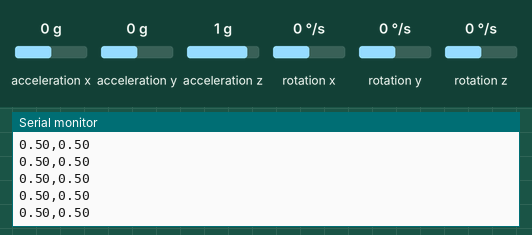
Simulated run of this sketch. Board: Arduino Uno, built with avr-gcc and run on an emulated ATmega328P. Parts: the last lines printed to the serial monitor. Inputs (shaded band) come from the test bench; at power-on: acceleration x 0 g, acceleration y 0 g, acceleration z 1 g, rotation x 0 °/s, rotation y 0 °/s, rotation z 0 °/s.

Above: at 4.7 s.
4.8 s: acceleration x set to -1.4 g
At 4.83 s:
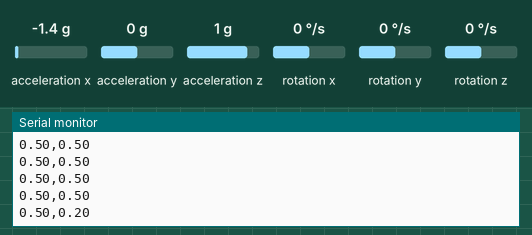
6.3 s: acceleration y set to -1.4 g
At 6.32 s:
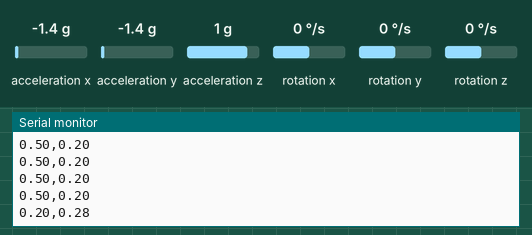
7.8 s: acceleration z set to -1.4 g
At 7.81 s:
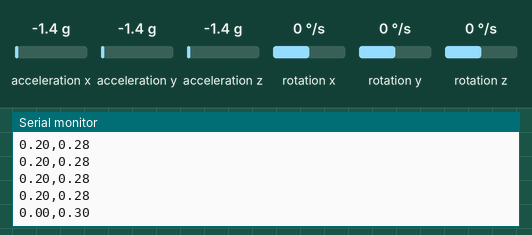
Timing chart, 0 to 10.8 s (numbered marks = the images above; inputs shaded):
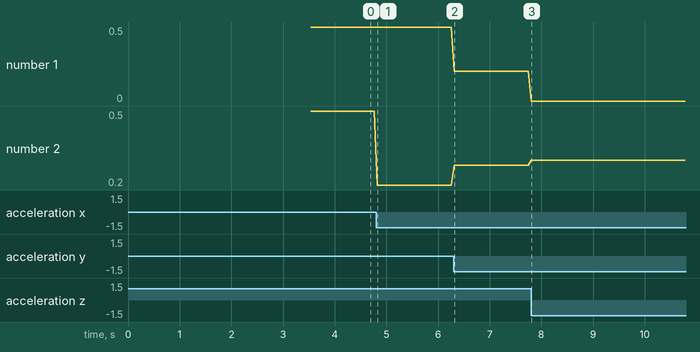

Measured:
- after the input at 4.8 s, the serial monitor: prints a new line at once (image 1)
- after the input at 6.3 s, the serial monitor: prints a new line at once (image 2)
- after the input at 7.8 s, the serial monitor: prints a new line at once (image 3)
- plotted number 1: 0.2 → 0 after the input at 7.8 s
- plotted number 2: 0.5 → 0.2 after the input at 4.8 s, 0.2 → 0.28 after the input at 6.3 s, 0.28 → 0.3 after the input at 7.8 s

The sketch:

Arduino.ino
```cpp
#include <Wire.h>
#include <MPU6050_6Axis_MotionApps20.h>

MPU6050 mpu;

Quaternion q;
VectorFloat gravity;
float ypr[3];
uint8_t fifoBuffer[64];

float pitchOffset = 0;
float rollOffset = 0;

void setup() {
  Serial.begin(9600);
  Wire.begin();

  mpu.initialize();

  if (mpu.dmpInitialize() == 0) {
    mpu.setDMPEnabled(true);
    Serial.println("✅ MPU6050 ready");
  } else {
    Serial.println("Error in DMP initialization");
  }

  delay(3000);

  if (mpu.dmpGetCurrentFIFOPacket(fifoBuffer)) {
    mpu.dmpGetQuaternion(&q, fifoBuffer);
    mpu.dmpGetGravity(&gravity, &q);
    mpu.dmpGetYawPitchRoll(ypr, &q, &gravity);

    pitchOffset = ypr[1] * 180 / M_PI;
    rollOffset = ypr[2] * 180 / M_PI;

    Serial.println("✅ Initial offset recorded");
  }
}

void loop() {
  // 1) Check if there is a FIFO overflow and, if so, reset it
  int status = mpu.getIntStatus();
  if (status & 0x10) {
    mpu.resetFIFO();  // empty the internal buffer
    Serial.println(F("⚠️ FIFO overflow – buffer resettato"));
    delay(50);
    return;
  }

  while (mpu.dmpGetCurrentFIFOPacket(fifoBuffer)) {
    mpu.dmpGetQuaternion(&q, fifoBuffer);
    mpu.dmpGetGravity(&gravity, &q);
    mpu.dmpGetYawPitchRoll(ypr, &q, &gravity);

    float pitch = (ypr[1] * 180 / M_PI) - pitchOffset;  // Tilt forward/backward
    float roll = (ypr[2] * 180 / M_PI) - rollOffset;    // Tilt left/right

    // Normalizes from [-90°, +90°] to [0, 1]
    float xNorm = constrain((roll + 90.0) / 180.0, 0, 1);
    float yNorm = constrain((pitch + 90.0) / 180.0, 0, 1);

    // Send on serial for Processing
    Serial.print(xNorm, 2);
    Serial.print(",");
    Serial.println(yNorm, 2);

    delay(50);  // Read every 50ms
  }
}
```
